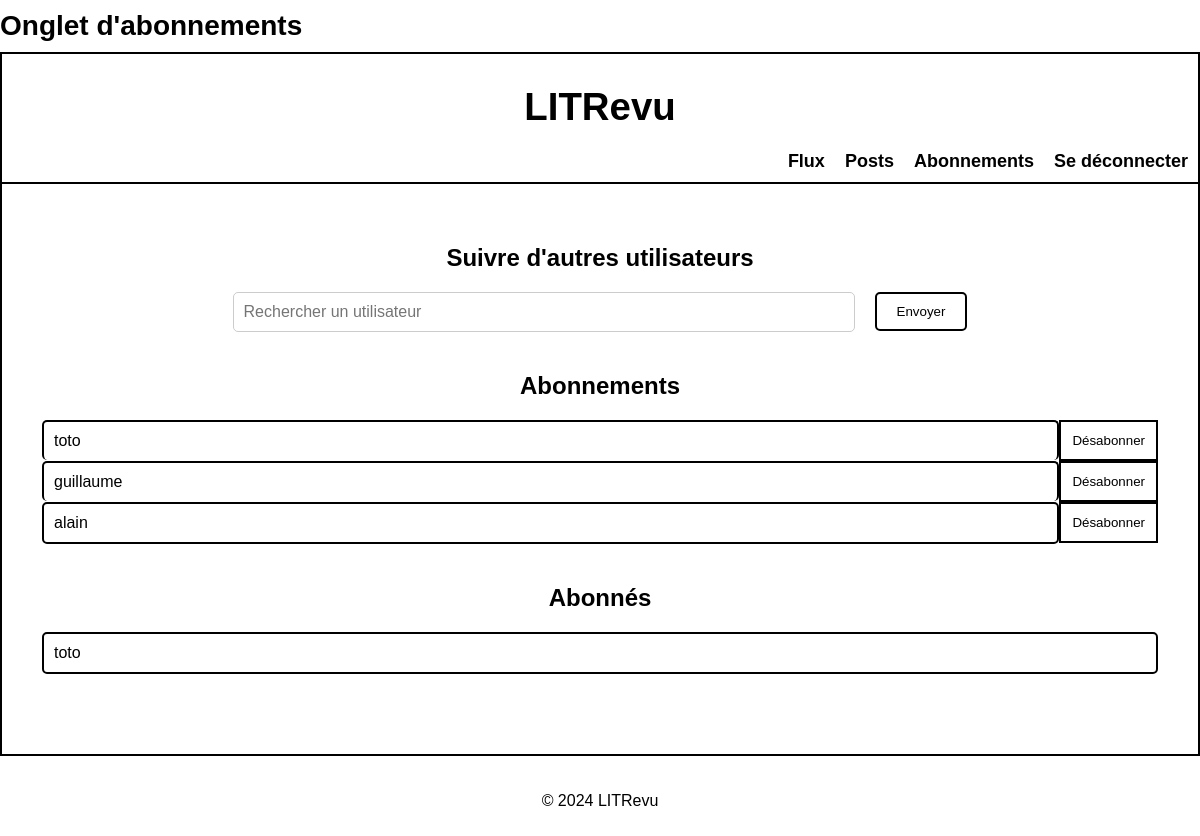
The app's page /subscriptions/follows/ (signed in) with its own data.
### subscriptions/models.py (models this page shows)
class UserFollows(models.Model):
    user = models.ForeignKey(
        to=settings.AUTH_USER_MODEL,
        on_delete=models.CASCADE,
        related_name='following_subscriptions'
    )
    followed_user = models.ForeignKey(
        to=settings.AUTH_USER_MODEL,
        on_delete=models.CASCADE,
        related_name='follower_subscriptions'
    )
    class Meta:
        unique_together = ('user', 'followed_user')  # Unicité de la relation de suivi
    def __str__(self):
        return f'{self.user} suit {self.followed_user}'

### authentication/models.py (models this page shows, shortened)
class CustomUser(AbstractUser):
    ROLE_CHOICES = [
        ('USER', 'Utilisateur'),
        ('DEVELOPER', 'Développeur'),
    ]
    role = models.CharField(max_length=10, choices=ROLE_CHOICES, default='USER')
    is_developer = models.BooleanField(default=False)
    follows = models.ManyToManyField(
        'self', through='subscriptions.UserFollows', related_name='is_followed_by', symmetrical=False
    )

### subscriptions/views.py (the view)
# urls.py: path('follows/', FollowsListView.as_view(), name='follows_list'),
class FollowsListView(LoginRequiredMixin, ListView):
    model = UserFollows
    template_name = 'subscriptions/follow_user.html'
    context_object_name = 'follows'
    login_url = reverse_lazy('login')
    def get_context_data(self, **kwargs):
        context = super().get_context_data(**kwargs)
        following = UserFollows.objects.filter(user=self.request.user)
        followers = UserFollows.objects.filter(followed_user=self.request.user)
        print(f"DEBUG: Following count: {following.count()}, Followers count: {followers.count()}")
        context['following'] = following
        context['followers'] = followers
        context['form'] = FollowUserForm()  # Ajout du formulaire pour les suivis
        print("DEBUG: Formulaire de suivi ajouté au contexte")
        return context
    def get_queryset(self):
        queryset = UserFollows.objects.filter(user=self.request.user)
        print(f"DEBUG: QuerySet pour les utilisateurs suivis récupéré: {queryset}")
        return queryset

### subscriptions/forms.py (shortened to what this page needs)
class FollowUserForm(forms.Form):
    user_id = forms.ModelChoiceField(
        queryset=User.objects.all(),  # Charger tous les utilisateurs
        label="Utilisateur",
        widget=forms.HiddenInput  # Champ caché pour soumettre l'ID utilisateur
    )

### subscriptions/templates/subscriptions/follow_user.html (shortened to what this page needs)
{% extends 'base.html' %}
{% block title %}Onglet d'abonnements{% endblock %}
{% block content %}
<div class="subscription-container">
    <div class="subscription-section">
        <h2 class="subscription-title">Suivre d'autres utilisateurs</h2>
        <div class="subscription-search-section">
            <form method="post" id="follow-form" class="subscription-search-form">
                <div class="input-btn-container">
                    <div class="input-container">
                        <input type="text" name="username" id="search_user" placeholder="Rechercher un utilisateur" class="subscription-search-input" autocomplete="off">
                    </div>
                    <div class="btn-container">
                        <button type="submit" class="btn btn-primary">Envoyer
                        </button>
                    </div>
                </div>
            </form>
        </div>
    </div>
    <div class="subscription-section">
        <h2 class="subscription-title">Abonnements</h2>
        <div class="subscription-list" id="following-list">
            {% for follow in following %}
            <div class="subscription-row">
                <div class="subscription-list-item {% if forloop.last %}border-bottom{% endif %} bordered-item">
                    <div class="subscription-info">
                        <div class="subscription-content-left">
                            <div class="subscription-username">{{ follow.followed_user.username }}</div>
                        </div>
                    </div>
                </div>
                <div class="subscription-unsubscribe">
                    <form method="post" action="{% url 'unfollow_user' follow.pk %}">
                        <button type="submit" class="btn btn-unsubscribe">Désabonner</button>
                    </form>
                </div>
            </div>
            {% empty %}
            <p>Vous ne suivez personne pour l'instant.</p>
            {% endfor %}
        </div>
    </div>
    <div class="subscription-section">
        <h2 class="subscription-title">Abonnés</h2>
        <div class="follower-list">
            {% for follower in followers %}
            <div class="subscription-row">
                <div class="subscription-list-item {% if forloop.last %}border-bottom{% endif %} bordered-item">
                    <div class="subscription-info">
                        <div class="subscription-content-left">
                            <div class="subscription-username">{{ follower.user.username }}</div>
                        </div>
                    </div>
                </div>
            </div>
            {% empty %}
            <p>Personne ne vous suit pour l'instant.</p>
            {% endfor %}
        </div>
    </div>
</div>
{% endblock %}

### static/css/styles.css (style rules this page uses)
body { font-family: Arial, sans-serif; margin: 0; padding: 0; box-sizing: border-box; min-height: 100vh; display: flex; flex-direction: column; justify-content: flex-start; align-items: center; }
.btn-primary { background-color: #ffffff; color: rgb(0, 0, 0); padding: 10px 20px; border: 2px solid black; border-radius: 5px; cursor: pointer; transition: background-color 0.3s; }
.subscription-section { flex-direction: column; align-items: center; margin-bottom: 40px; }
.subscription-title { text-align: center; font-size: 24px; font-weight: bold; margin-bottom: 20px; }
.subscription-search-form, .input-btn-container { display: flex; justify-content: center; align-items: center; gap: 20px; }
.subscription-search-input { width: 600px; padding: 10px; font-size: 16px; border: 1px solid #ccc; border-radius: 5px; }
.subscription-list-item { display: flex; justify-content: space-between; align-items: center; padding: 10px; border: 2px solid black; border-radius: 5px; }
.bordered-item:not(.border-bottom) { border-bottom: none; }
.subscription-row { display: flex; justify-content: space-between; align-items: center; }
.subscription-list-item { flex-grow: 1; display: flex; justify-content: space-between; align-items: center; }
.subscription-unsubscribe { margin-left: 0; border-left: 2px solid black; display: flex; align-items: center; }
.btn-unsubscribe { background-color: transparent; color: black; border: 2px solid black; padding: 11px; text-align: center; border-left: none; cursor: pointer; height: 100%; box-sizing: border-box; }
.subscription-list-item { padding: 10px; border: 2px solid black; margin-bottom: 0; }

### records on screen
UserFollows: followed_user.username "toto"
UserFollows: followed_user.username "guillaume"
UserFollows: followed_user.username "alain"
UserFollows: user.username "toto"
